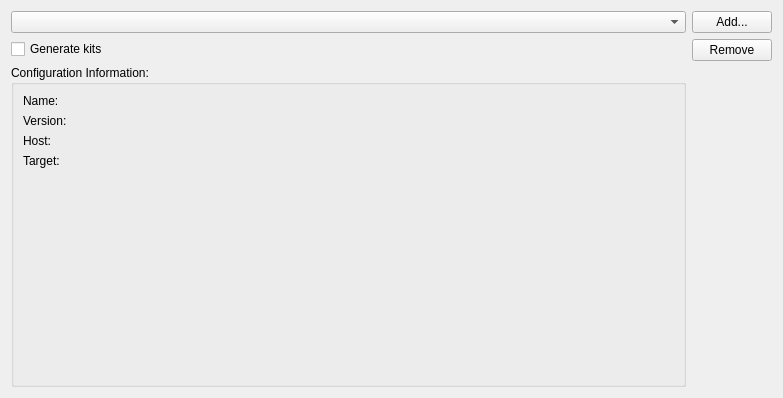
<?xml version="1.0" encoding="UTF-8"?>
<ui version="4.0">
 <class>Qnx::Internal::QnxSettingsWidget</class>
 <widget class="QWidget" name="Qnx::Internal::QnxSettingsWidget">
  <property name="geometry">
   <rect>
    <x>0</x>
    <y>0</y>
    <width>783</width>
    <height>398</height>
   </rect>
  </property>
  <property name="windowTitle">
   <string/>
  </property>
  <layout class="QHBoxLayout" name="horizontalLayout_2">
   <item>
    <layout class="QHBoxLayout" name="horizontalLayout">
     <item>
      <layout class="QVBoxLayout" name="verticalLayout_2">
       <item>
        <widget class="QComboBox" name="configsCombo"/>
       </item>
       <item>
        <widget class="QCheckBox" name="generateKitsCheckBox">
         <property name="text">
          <string>Generate kits</string>
         </property>
        </widget>
       </item>
       <item>
        <widget class="QGroupBox" name="groupBox">
         <property name="minimumSize">
          <size>
           <width>0</width>
           <height>0</height>
          </size>
         </property>
         <property name="title">
          <string>Configuration Information:</string>
         </property>
         <layout class="QHBoxLayout" name="horizontalLayout_3">
          <item>
           <layout class="QVBoxLayout" name="verticalLayout_3">
            <item>
             <widget class="QLabel" name="label">
              <property name="text">
               <string>Name:</string>
              </property>
             </widget>
            </item>
            <item>
             <widget class="QLabel" name="label_4">
              <property name="text">
               <string>Version:</string>
              </property>
             </widget>
            </item>
            <item>
             <widget class="QLabel" name="label_6">
              <property name="text">
               <string>Host:</string>
              </property>
             </widget>
            </item>
            <item>
             <widget class="QLabel" name="label_8">
              <property name="text">
               <string>Target:</string>
              </property>
             </widget>
            </item>
            <item>
             <spacer name="verticalSpacer_2">
              <property name="orientation">
               <enum>Qt::Vertical</enum>
              </property>
              <property name="sizeHint" stdset="0">
               <size>
                <width>20</width>
                <height>40</height>
               </size>
              </property>
             </spacer>
            </item>
           </layout>
          </item>
          <item>
           <layout class="QVBoxLayout" name="verticalLayout_4">
            <item>
             <widget class="QLabel" name="configName">
              <property name="text">
               <string/>
              </property>
             </widget>
            </item>
            <item>
             <widget class="QLabel" name="configVersion">
              <property name="text">
               <string/>
              </property>
             </widget>
            </item>
            <item>
             <widget class="QLabel" name="configHost">
              <property name="text">
               <string/>
              </property>
             </widget>
            </item>
            <item>
             <widget class="QLabel" name="configTarget">
              <property name="text">
               <string/>
              </property>
             </widget>
            </item>
            <item>
             <spacer name="verticalSpacer_3">
              <property name="orientation">
               <enum>Qt::Vertical</enum>
              </property>
              <property name="sizeHint" stdset="0">
               <size>
                <width>20</width>
                <height>40</height>
               </size>
              </property>
             </spacer>
            </item>
           </layout>
          </item>
          <item>
           <spacer name="horizontalSpacer">
            <property name="orientation">
             <enum>Qt::Horizontal</enum>
            </property>
            <property name="sizeHint" stdset="0">
             <size>
              <width>40</width>
              <height>20</height>
             </size>
            </property>
           </spacer>
          </item>
         </layout>
        </widget>
       </item>
      </layout>
     </item>
     <item>
      <layout class="QVBoxLayout" name="verticalLayout">
       <property name="sizeConstraint">
        <enum>QLayout::SetMaximumSize</enum>
       </property>
       <item>
        <widget class="QPushButton" name="addButton">
         <property name="text">
          <string>Add...</string>
         </property>
        </widget>
       </item>
       <item>
        <widget class="QPushButton" name="removeButton">
         <property name="text">
          <string>Remove</string>
         </property>
        </widget>
       </item>
       <item>
        <spacer name="verticalSpacer">
         <property name="orientation">
          <enum>Qt::Vertical</enum>
         </property>
         <property name="sizeHint" stdset="0">
          <size>
           <width>20</width>
           <height>40</height>
          </size>
         </property>
        </spacer>
       </item>
      </layout>
     </item>
    </layout>
   </item>
  </layout>
 </widget>
 <resources/>
 <connections/>
</ui>
